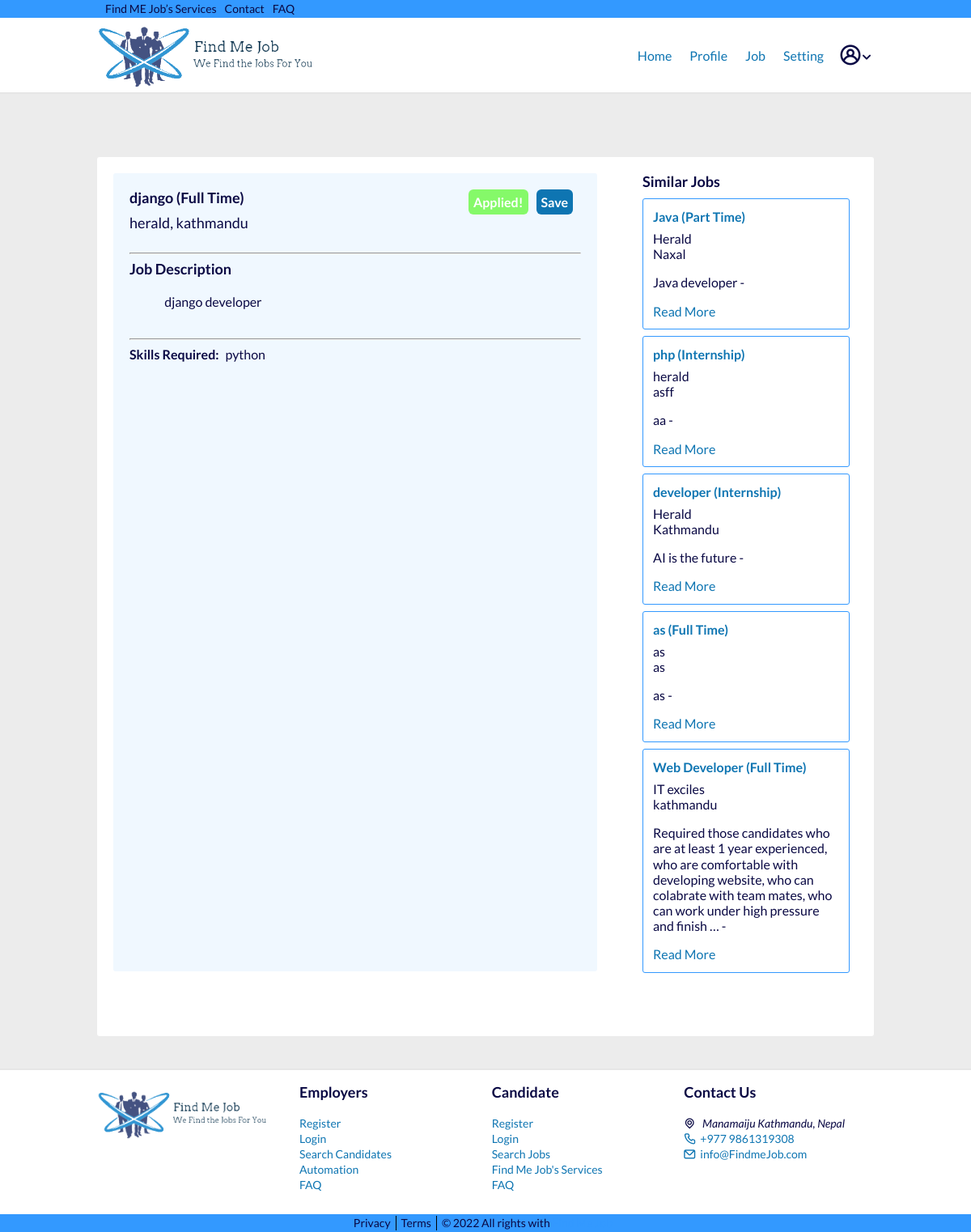
Page /job/django (signed in) on the committed database.
### recruiters/models.py (models this page shows, shortened)
class Job(models.Model):
    recruiter = models.ForeignKey(
        User, related_name='jobs', on_delete=models.CASCADE)
    title = models.CharField(max_length=255)
    company = models.CharField(max_length=200)
    location = models.CharField(max_length=255)
    description = models.TextField()
    skills_req = models.CharField(max_length=200)
    job_type = models.CharField(
        max_length=30, choices=CHOICES, default='Full Time', null=True)
    link = models.URLField(null=True, blank=True)
    slug = AutoSlugField(populate_from='title', unique=True, null=True)
    date_posted = models.DateTimeField(default=timezone.now)

### candidates/views.py (the view)
# urls.py: path('job/<slug>', views.job_detail, name='job-detail'),
def job_detail(request, slug):
    job = get_object_or_404(Job, slug=slug)
    apply_button = 0
    save_button = 0
    profile = Profile.objects.filter(user=request.user).first()
    if AppliedJobs.objects.filter(user=request.user).filter(job=job).exists():
        apply_button = 1
    if SavedJobs.objects.filter(user=request.user).filter(job=job).exists():
        save_button = 1
    relevant_jobs = []
    jobs1 = Job.objects.filter(
        company__icontains=job.company).order_by('-date_posted')
    jobs2 = Job.objects.filter(
        job_type__icontains=job.job_type).order_by('-date_posted')
    jobs3 = Job.objects.filter(
        title__icontains=job.title).order_by('-date_posted')
    for i in jobs1:
        if len(relevant_jobs) > 5:
            break
        if i not in relevant_jobs and i != job:
            relevant_jobs.append(i)
    for i in jobs2:
        if len(relevant_jobs) > 5:
            break
        if i not in relevant_jobs and i != job:
            relevant_jobs.append(i)
    for i in jobs3:
        if len(relevant_jobs) > 5:
            break
        if i not in relevant_jobs and i != job:
            relevant_jobs.append(i)
    return render(request, 'candidates/job_detail.html', {'job': job, 'profile': profile, 'apply_button': apply_button, 'save_button': save_button, 'relevant_jobs': relevant_jobs, 'candidate_navbar': 1})

### candidates/templates/candidates/job_detail.html (shortened to what this page needs)
{% extends "users/layout.html" %} {% load static %} {% block content %}
<br /><br />
<div class="container job__container">
  <section class="job__details">
    <div class="job__row">
      <div class="col-md-12">
        <div class="card card-signin my-5">
          <div class="card-body">
            <div class="job__content">
              <div class="content-info">
                <h3>
                  <b>{{job.title}} ({{job.job_type}})</b>
                </h3>
                <p style="font-size: 18px">{{job.company}}, {{job.location}}</p>
              </div>
              <div class="job__manage">
                {% if job.link %}
                <a class="btn__link btn-yellow btn-lg" href="{{job.link}}"
                  ><b>Apply On Company's Website</b></a
                >
                {% else %} {% if not apply_button %} {% if profile.resume %}
                <a
                  class="btn__link btn-yellow btn-lg"
                  href="{% url 'apply-job' job.slug %}"
                  ><b>Apply Now</b></a
                >
                {%else %}
                <a
                  class="btn__link btn-add btn-lg"
                  href="{% url 'edit-profile' %}"
                  ><b>Add Resume to apply!</b></a
                >
                {%endif%} {% else %}
                <a
                  class="btn__link btn-applied btn-lg"
                  href="{% url 'applied-jobs' %}"
                  ><b>Applied!</b></a
                >
                {% endif %} {%endif%} {% if not save_button %}
                <a
                  class="btn__link btn-add btn-lg ml-2"
                  href="{% url 'save-job' job.slug %}"
                  ><b>Save</b></a
                >
                {% else %}
                <a
                  class="btn__link btn-remove btn-lg ml-2"
                  href="{% url 'remove-job' job.slug %}"
                  ><b>Remove</b></a
                >
                {% endif %}
              </div>
            </div>
            <hr my-2 />
            <span style="font-size: 18px"><b>Job Description</b></span>
            <p style="white-space: pre-wrap; font-size: 16px">
              {{ job.description }}
            </p>
            <hr my-2 />
            <p>
              <b class="mr-2 job__skills">Skills Required:</b>{{job.skills_req}}
            </p>
          </div>
        </div>
      </div>
    </div>
    <aside class="aside__jobs">
      <h3>Similar Jobs</h3>
      <div class="job__tops">
        {% for rel_job in relevant_jobs %}
        <div class="job__top__list">
          <div class="card job__top-info">
            <span>
              <a class="link" href="{% url 'job-detail' rel_job.slug %}">
                <h4>
                  <b>{{rel_job.title}} ({{rel_job.job_type}})</b>
                </h4>
              </a>
              <p>
                {{rel_job.company}}<br />{{rel_job.location}}
              </p>
              <p>
                {{rel_job.description|truncatewords:30}} -
              </p>
              <a class="link" href="{% url 'job-detail' rel_job.slug %}">Read More</a>
            </span>
          </div>
        </div>
        {% endfor %}
      </div>
    </aside>
  </section>
</div>
{% endblock content %}

### static/markup/css/main.css (style rules this page uses)
html { font-family: sans-serif; -ms-text-size-adjust: 100%; -webkit-text-size-adjust: 100%; }
body { margin: 0; }
article, aside, details, figcaption, figure, footer, header, hgroup, main, menu, nav, section, summary { display: block; }
a { background-color: transparent; }
b, strong { font-weight: bold; }
hr { box-sizing: content-box; height: 0; }
html { box-sizing: border-box; }
*, *:before, *:after { box-sizing: inherit; }
* { max-height: 1000000px; }
body { color: #0A0944; background: #ECECEC; font: 1rem/1.2 "Lato", "Arial", "Helvetica Neue", "Helvetica", sans-serif; min-width: 320px; -webkit-font-smoothing: antialiased; -moz-osx-font-smoothing: grayscale; }
h1, .h1, h2, .h2, h3, .h3, h4, .h4, h5, .h5, h6, .h6, .h { font-family: inherit; font-weight: bold; margin: 0 0 0.5em; color: inherit; }
h3, .h3 { font-size: 1.125rem; }
h4, .h4 { font-size: 1rem; }
p { margin: 0 0 1em; }
a { color: #39f; }
.container { max-width: 62.5rem; margin: 0 auto; padding: 0 1.25rem; }
.job__container { background: #fff; padding: 1.25rem; border-radius: 3px; margin-bottom: 2.5rem; }
.job__details { margin-bottom: rem-calc(40px); }

### static/main.css (style rules this page uses)
html { font-family: sans-serif; -ms-text-size-adjust: 100%; -webkit-text-size-adjust: 100%; }
body { margin: 0; }
article, aside, details, figcaption, figure, footer, header, hgroup, main, menu, nav, section, summary { display: block; }
a { background-color: transparent; }
b, strong { font-weight: bold; }
hr { box-sizing: content-box; height: 0; }
html { box-sizing: border-box; }
*, *:before, *:after { box-sizing: inherit; }
* { max-height: 1000000px; }
body { color: #0A0944; background: #ECECEC; font: 1rem/1.2 "Lato", "Arial", "Helvetica Neue", "Helvetica", sans-serif; min-width: 320px; -webkit-font-smoothing: antialiased; -moz-osx-font-smoothing: grayscale; }
h1, .h1, h2, .h2, h3, .h3, h4, .h4, h5, .h5, h6, .h6, .h { font-family: inherit; font-weight: bold; margin: 0 0 0.5em; color: inherit; }
h3, .h3 { font-size: 1.125rem; }
h4, .h4 { font-size: 1rem; }
p { margin: 0 0 1em; }
a { color: #39f; }
.container { max-width: 62.5rem; margin: 0 auto; padding: 0 1.25rem; }
.job__container { background: #fff; padding: 1.25rem; border-radius: 3px; margin-bottom: 2.5rem; }
.job__details { margin-bottom: rem-calc(40px); }

### candidates/templates/candidates/job_detail.html (style rules this page uses)
.job__details { margin-bottom: 40px; }
@media (min-width: 768px) { .job__details { display: -webkit-box; display: -ms-flexbox; display: flex; -webkit-box-pack: justify; -ms-flex-pack: justify; justify-content: space-between; } }
.job__row { width: 100%; background: #F0F8FF; padding: 20px; border-radius: 3px; margin-bottom: 20px; }
.aside__jobs { width: 100%; padding: 0 10px 10px; }
.job__skills { margin-right: 8px; }
.job__content { display: flex; justify-content: space-between; }
.job__manage { display: flex; justify-content: space-around; align-items: start; flex-direction: column; }
@media (min-width: 768px) { .job__manage { display: -webkit-box; display: -ms-flexbox; display: flex; -webkit-box-pack: justify; -ms-flex-pack: justify; justify-content: space-between; flex-direction: row; } }
@media (min-width: 768px) { .job__row { width: 65%; } }
@media (min-width: 768px) { .aside__jobs { width: 30%; } }
.job__manage a { display: block; margin-right: 10px; }
.btn__link { padding: 6px; border-radius: 6px; text-decoration: none; }
.btn-add { background: #0e75b2; color: #fff !important; }
.btn-applied { background: #85f969; color: #fff !important; }
.job__tops { display: flex; flex-direction: column; }
.job__top__list { border: 1px solid #39f; padding: 12px; border-radius: 3px; margin-bottom: 8px; }
.link { color: #0e75b2; text-decoration: none; }

### rows in the picture
Job: title "django", job_type "Full Time", company "herald", location "kathmandu", description "django developer", skills_req "python"
Job: title "Java", job_type "Part Time", company "Herald", location "Naxal", description "Java developer"
Job: title "php", job_type "Internship", company "herald", location "asff", description "aa"
Job: title "developer", job_type "Internship", company "Herald", location "Kathmandu", description "AI is the future"
Job: title "as", job_type "Full Time", company "as", location "as", description "as"
Job: title "Web Developer", job_type "Full Time", company "IT exciles", location "kathmandu", description "Required those candidates who are at least 1 year experienced, who are comfortable with developing website, who can colabrate with team mates, who can work under high pressure and finish …"
